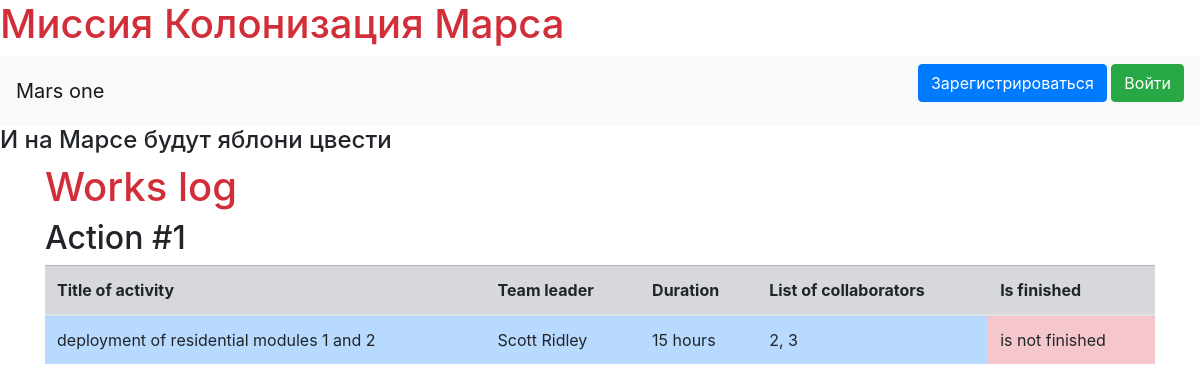
The app's page /index, older data.
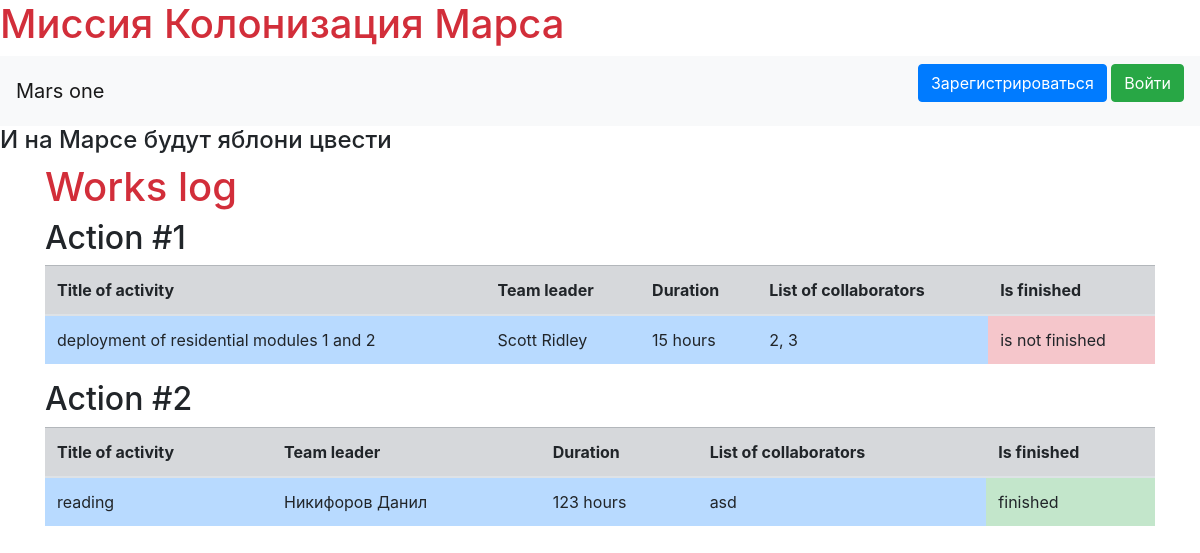
The same page, newer data.
### data/jobs.py (models this page shows, shortened)
class Jobs(SqlAlchemyBase, SerializerMixin, UserMixin,):
    __tablename__ = 'jobs'
    id = sqlalchemy.Column(sqlalchemy.Integer, primary_key=True, autoincrement=True)
    team_leader_id = sqlalchemy.Column(sqlalchemy.Integer, sqlalchemy.ForeignKey("users.id"))
    job = sqlalchemy.Column(sqlalchemy.String, nullable=True)
    work_size = sqlalchemy.Column(sqlalchemy.Integer, default=0)
    collaborators = sqlalchemy.Column(sqlalchemy.String)
    start_date = sqlalchemy.Column(sqlalchemy.DateTime, default=datetime.datetime.now)
    end_date = sqlalchemy.Column(sqlalchemy.DateTime, default=datetime.datetime.now)
    is_finished = sqlalchemy.Column(sqlalchemy.Boolean, default=True)
    user = orm.relation('User')

### data/users.py (models this page shows, shortened)
class User(SqlAlchemyBase, UserMixin, SerializerMixin):
    __tablename__ = 'users'
    id = sqlalchemy.Column(sqlalchemy.Integer,
                           primary_key=True,
                           autoincrement=True)
    surname = sqlalchemy.Column(sqlalchemy.String, nullable=True)
    name = sqlalchemy.Column(sqlalchemy.String, nullable=True)
    age = sqlalchemy.Column(sqlalchemy.Integer, nullable=True)
    position = sqlalchemy.Column(sqlalchemy.String, nullable=True)
    speciality = sqlalchemy.Column(sqlalchemy.String, nullable=True)
    address = sqlalchemy.Column(sqlalchemy.String, nullable=True)
    email = sqlalchemy.Column(sqlalchemy.String,
                              index=True, unique=True, nullable=True)
    hashed_password = sqlalchemy.Column(sqlalchemy.String, nullable=True)
    modified_date = sqlalchemy.Column(sqlalchemy.DateTime,
                                      default=datetime.datetime.now)
    jobs = orm.relation("Jobs", back_populates='user')

### main.py (the view)
@app.route("/")
@app.route("/index")
def index():
    db_sess = db_session.create_session()
    jobs = db_sess.query(Jobs).all()
    return render_template("index.html", jobs=jobs)

### data/db_session.py (called while the page is built)
def create_session() -> Session:
    global __factory
    return __factory()

### templates/index.html (shortened to what this page needs)
{% extends "base.html" %}
{% block content %}
<h1>Works log</h1>
{% for item in jobs %}
<h2>Action #{{item.id}}</h2>
<table class="table">
  <thead>
    <tr class="table-secondary">
      <th scope="col">Title of activity</th>
      <th scope="col">Team leader</th>
      <th scope="col">Duration</th>
      <th scope="col">List of collaborators</th>
      <th scope="col">Is finished</th>
    </tr>
  </thead>
  <tbody>
    <tr>
      <td class="table-primary">{{item.job}}</td>
      <td class="table-primary">{{item.user.surname}} {{item.user.name}}</td>
      <td class="table-primary">{{item.work_size}} hours</td>
      <td class="table-primary">{{item.collaborators}}</td>
      {% if item.is_finished == False %}
        <td class="table-danger">is not finished</td>
      {% else %}
        <td class="table-success">finished</td>
      {% endif %}
    </tr>
  </tbody>
</table>
{% endfor %}
{% endblock %}

### templates/base.html (shortened to what this page needs)
<!doctype html>
<html lang="en">
<head>
    <link rel="stylesheet" type="text/css" href="../static/css/style.css" />
    <link rel="stylesheet"
          href="https://stackpath.bootstrapcdn.com/bootstrap/4.4.1/css/bootstrap.min.css"
>
</head>
<body>
<header>
    <h1>Миссия Колонизация Марса</h1>
    <nav class="navbar navbar-light bg-light">
        <a class="navbar-brand" href="#">Mars one</a>
        {% if current_user.is_authenticated %}
            <a class="navbar-brand" href="/logout">{{ current_user.name }}</a>
        {% else %}
            <p>
                <a class="btn btn-primary " href="/register">Зарегистрироваться</a>
                <a class="btn btn-success" href="/login">Войти</a>
            </p>
        {% endif %}
    </nav>
</header>
<h4>И на Марсе будут яблони цвести</h4>
<main role="main" class="container">
    {% block content %}{% endblock %}
</main>
</body>
</html>

### static/css/style.css (style rules this page uses)
h1 { color: #d22e3a }

Row changes from the older to the newer data that the page shows:
added Jobs: id "2", job "reading", user.surname "Никифоров", user.name "Данил", work_size "123", collaborators "asd", is_finished "finished"
